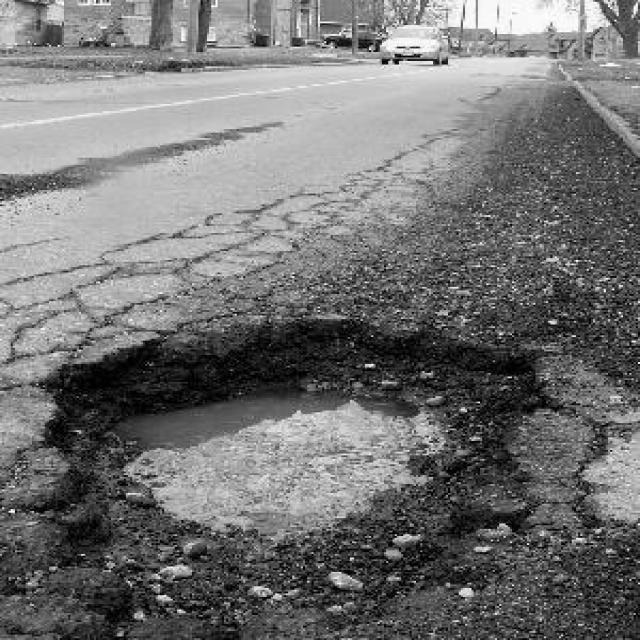
#> input picture visao/samples/buraco_1.jpg, 640 x 640 px
$ python -i video.py   (imports and definitions only)
#> lines starting #> are read from the running program, lines starting #| are printed output that depends on the picture
#> further down, picture is the input picture: shape (640, 640, 3); min 0, max 255, mean 114.8
"""Análise de vídeo enviada pelo site, exibida AO VIVO no navegador.

Fluxo: o cidadão envia o vídeo (POST /videos) -> o navegador abre /videos/{id}/ao-vivo, que devolve um
fluxo MJPEG: cada quadro é analisado pelo YOLO com rastreamento ByteTrack, desenhado e enviado na hora.
Cada barreira nova confirmada (vista em vários quadros) vira uma ocorrência com origem "video".

LGPD: rostos e placas são borrados antes de qualquer quadro ser exibido ou salvo, e o arquivo de vídeo
original é apagado assim que a análise termina (ou é interrompida).
"""
from __future__ import annotations

import os
import secrets
import threading
import time
from collections import defaultdict, deque
from dataclasses import dataclass, field
from pathlib import Path
from typing import Callable

import cv2
import numpy as np
from PIL import Image, ImageDraw

from .detector import CORES_RGB, LABELS, Deteccao, MODEL_PATH, _fonte

ROOT = Path(__file__).resolve().parents[1]
MAX_VIDEO = 200 * 1024 * 1024        # 200 MB
LARGURA_EXIBICAO = 960               # quadros reduzidos: análise mais rápida e menos banda no navegador
CONF_RASTREIO = 0.35                 # confiança mínima para rastrear
CONF_OCORRENCIA = 0.50               # confiança mínima para virar ocorrência
QUADROS_CONFIRMACAO = 4              # a barreira precisa aparecer em 4 quadros (evita "piscadas")
EXTENSOES = {".mp4", ".webm", ".mov", ".avi", ".mkv", ".m4v", ".3gp"}


# [4 lines left out: function videos_dir, not called in this run]


class Anonymizer:
    """LGPD: borra rostos e placas de veículos antes de exibir/gravar/enviar o quadro.
    Usa os classificadores Haar que já vêm no OpenCV (sem download e rápidos na CPU)."""

    def __init__(self):
        base = cv2.data.haarcascades
        self.cascades = [
            (cv2.CascadeClassifier(base + "haarcascade_frontalface_default.xml"), 5, (24, 24)),
            (cv2.CascadeClassifier(base + "haarcascade_profileface.xml"), 5, (24, 24)),
            (cv2.CascadeClassifier(base + "haarcascade_russian_plate_number.xml"), 4, (40, 12)),
        ]
        # desempenho: a busca de rostos/placas roda a cada EVERY quadros, numa cópia reduzida da imagem;
        # nos quadros intermediários o borrão das 2 últimas buscas continua aplicado (nada "vaza")
        self.every = 3
        self.work_width = 480
        self.n = 0
        self.memory: deque = deque(maxlen=2)

    def __call__(self, frame):
        H, W = frame.shape[:2]
#> H = 640; W = 640
        if self.n % self.every == 0:
            k = min(1.0, self.work_width / W)
#> k = 0.75
            small = cv2.resize(frame, None, fx=k, fy=k, interpolation=cv2.INTER_AREA)
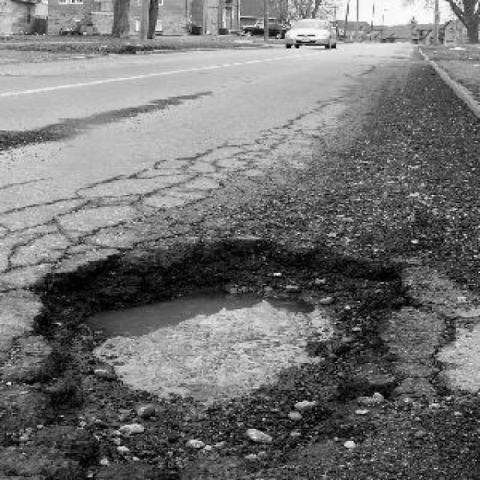
#> small: shape (480, 480, 3); min 0, max 254, mean 114.8
            gray = cv2.equalizeHist(cv2.cvtColor(small, cv2.COLOR_BGR2GRAY))
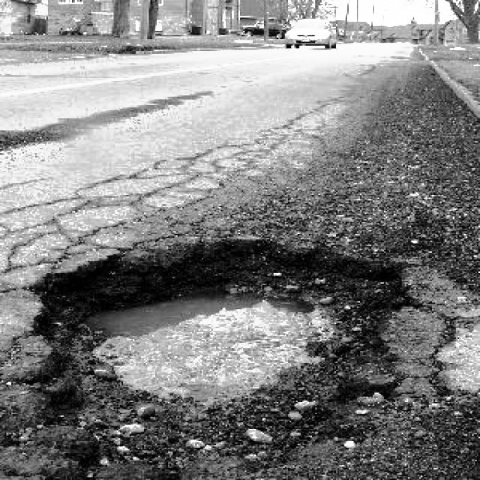
#> gray: shape (480, 480); min 0, max 255, mean 128.2
            found = []
            for casc, neigh, min_size in self.cascades:
                for x, y, w, h in casc.detectMultiScale(gray, scaleFactor=1.15, minNeighbors=neigh, minSize=min_size):
                    found.append(tuple(int(v / k) for v in (x, y, w, h)))
#> after the loop, found = []
            self.memory.append(found)
        self.n += 1
        for boxes in self.memory:
            for x, y, w, h in boxes:
                x0, y0 = max(0, x - w // 6), max(0, y - h // 6)
                x1, y1 = min(W, x + w + w // 6), min(H, y + h + h // 6)
                roi = frame[y0:y1, x0:x1]
                if roi.size:
                    frame[y0:y1, x0:x1] = cv2.GaussianBlur(roi, (0, 0), sigmaX=max(8, (x1 - x0) / 5))
        return frame


@dataclass
class Analise:
    id: str
    caminho: Path
    latitude: float | None = None
    longitude: float | None = None
    endereco: str | None = None
    status: str = "aguardando"          # aguardando | processando | concluida | interrompida | erro
    quadros: int = 0
    total_quadros: int = 0
    duracao_s: float = 0.0
    fps_medio: float = 0.0
    contagem: dict = field(default_factory=lambda: {"buraco": 0, "obstaculo": 0, "piso_quebrado": 0})
    ocorrencias: list = field(default_factory=list)
    erro: str | None = None
    ultimo_quadro: bytes | None = None

    # [5 lines left out: function resumo, not called in this run]


ANALISES: dict[str, Analise] = {}
_lock = threading.Lock()


# [60 lines left out: functions nova_analise, _desenhar, _iou, _barreira_proxima, not called in this run]


def _jpg(frame) -> bytes:
    ok, buf = cv2.imencode(".jpg", frame, [cv2.IMWRITE_JPEG_QUALITY, 80])
    return buf.tobytes() if ok else b""


def _parte(jpg: bytes) -> bytes:
    return b"--quadro\r\nContent-Type: image/jpeg\r\nContent-Length: " + str(len(jpg)).encode() + b"\r\n\r\n" + jpg + b"\r\n"


class _Leitor(threading.Thread):
    """Lê e reduz os quadros numa thread própria, em paralelo com a análise.

    Em tempo real, entrega sempre o quadro mais recente no relógio do vídeo (quadros que a análise não
    alcança são pulados, como numa câmera ao vivo). Fora do tempo real (testes), entrega todos, em ordem."""

    # [136 lines left out: functions __init__, run, proximo, transmitir, not called in this run]

>>> import cv2
>>> picture = cv2.imread('../samples/buraco_1.jpg')
>>> result = Anonymizer()(picture)

$ run again, on visao/samples/obstaculo_1.jpg
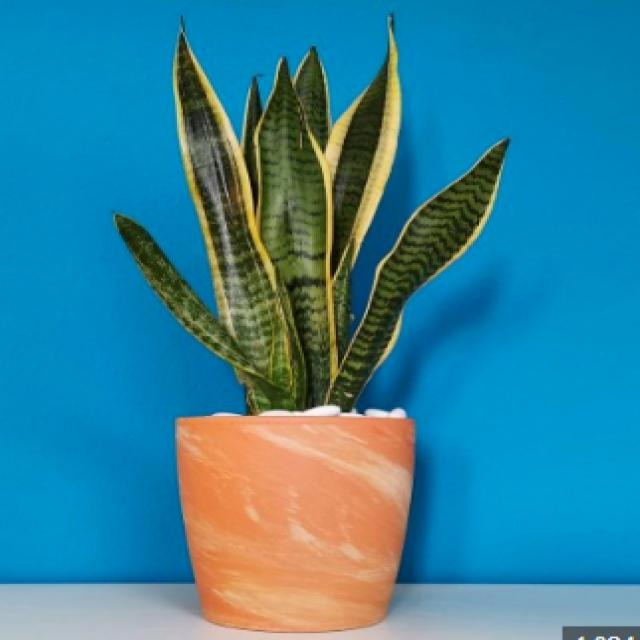
#> input picture visao/samples/obstaculo_1.jpg, 640 x 640 px
#> picture is the input picture: shape (640, 640, 3); mean B, G, R 154.2, 130.5, 52.2
#> in __call__, `gray = cv2.equalizeHist(cv2.cvtColor(small, cv2.COLOR_BGR2GRAY))`:
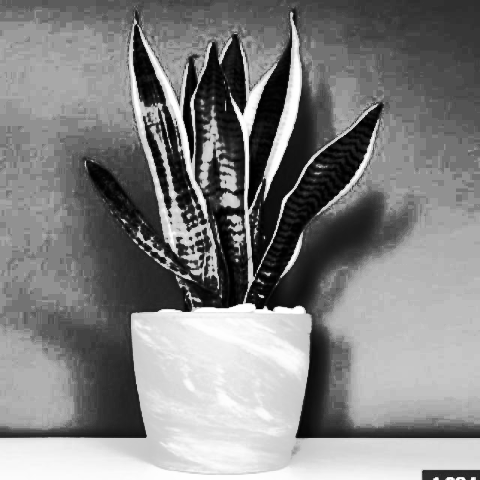
#> gray: shape (480, 480); min 0, max 255, mean 130.2
